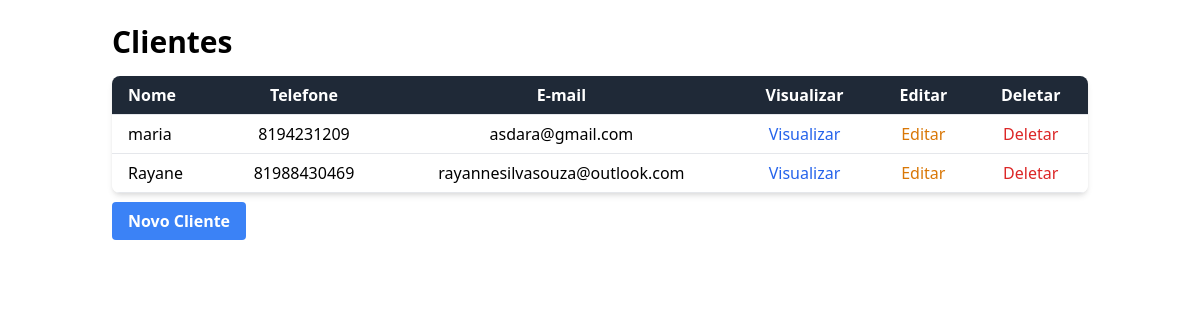
/clientes/, run on an earlier commit of the app's database.
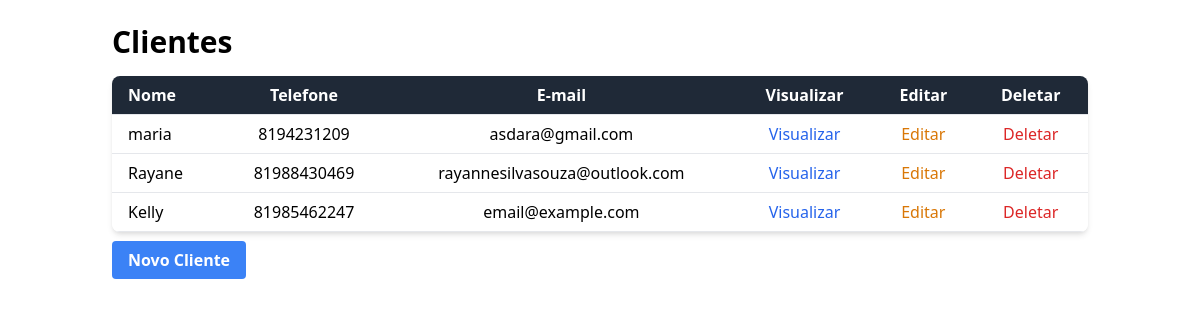
And on a later commit of the database.
### clientes/models.py (models this page shows, shortened)
class Cliente(models.Model):
    name = models.CharField(max_length=200)
    telefone = models.CharField(max_length=20, default="")
    email = models.CharField(max_length=100, default="")

### clientes/views.py (the view)
# urls.py: path('', views.cliente_list, name='cliente_list'),
def cliente_list(request, template_name='clientes/cliente_list.html'):
    cliente = Cliente.objects.all()
    data = {}
    data['object_list'] = cliente
    return render(request, template_name, data)

### clientes/templates/clientes/cliente_list.html (shortened to what this page needs)
<link href="https://cdn.jsdelivr.net/npm/tailwindcss@2.2.19/dist/tailwind.min.css" rel="stylesheet">
<div class="container mx-auto p-6">
    <h1 class="text-3xl font-bold mb-4">Clientes</h1>
    <div class="overflow-x-auto bg-white shadow-md rounded-lg">
        <table class="min-w-full bg-white">
            <thead class="bg-gray-800 text-white">
                <tr>
                    <th class="py-2 px-4 border-b text-left">Nome</th>
                    <th class="py-2 px-4 border-b text-center">Telefone</th>
                    <th class="py-2 px-4 border-b text-center">E-mail</th>
                    <th class="py-2 px-4 border-b text-center">Visualizar</th>
                    <th class="py-2 px-4 border-b text-center">Editar</th>
                    <th class="py-2 px-4 border-b text-center">Deletar</th>
                </tr>
            </thead>
            <tbody>
                {% for cliente in object_list %}
                <tr class="hover:bg-gray-100">
                    <td class="py-2 px-4 border-b text-left">{{ cliente.name }}</td>
                    <td class="py-2 px-4 border-b text-center">{{ cliente.telefone }}</td>
                    <td class="py-2 px-4 border-b text-center">{{ cliente.email }}</td>
                    <td class="py-2 px-4 border-b text-center">
                        <a href="{% url 'cliente_view' cliente.id %}" class="text-blue-600 hover:underline">Visualizar</a>
                    </td>
                    <td class="py-2 px-4 border-b text-center">
                        <a href="{% url 'cliente_edit' cliente.id %}" class="text-yellow-600 hover:underline">Editar</a>
                    </td>
                    <td class="py-2 px-4 border-b text-center">
                        <a href="{% url 'cliente_delete' cliente.id %}" class="text-red-600 hover:underline">Deletar</a>
                    </td>
                </tr>
                {% endfor %}
            </tbody>
        </table>
    </div>
    <div class="mt-4">
        <a href="{% url 'cliente_new' %}" class="bg-blue-500 text-white font-bold py-2 px-4 rounded hover:bg-blue-600">Novo Cliente</a>
    </div>
</div>

What changed in the data, as far as the page shows it:
added Cliente: name "Kelly", telefone "81985462247", email "email@example.com"
